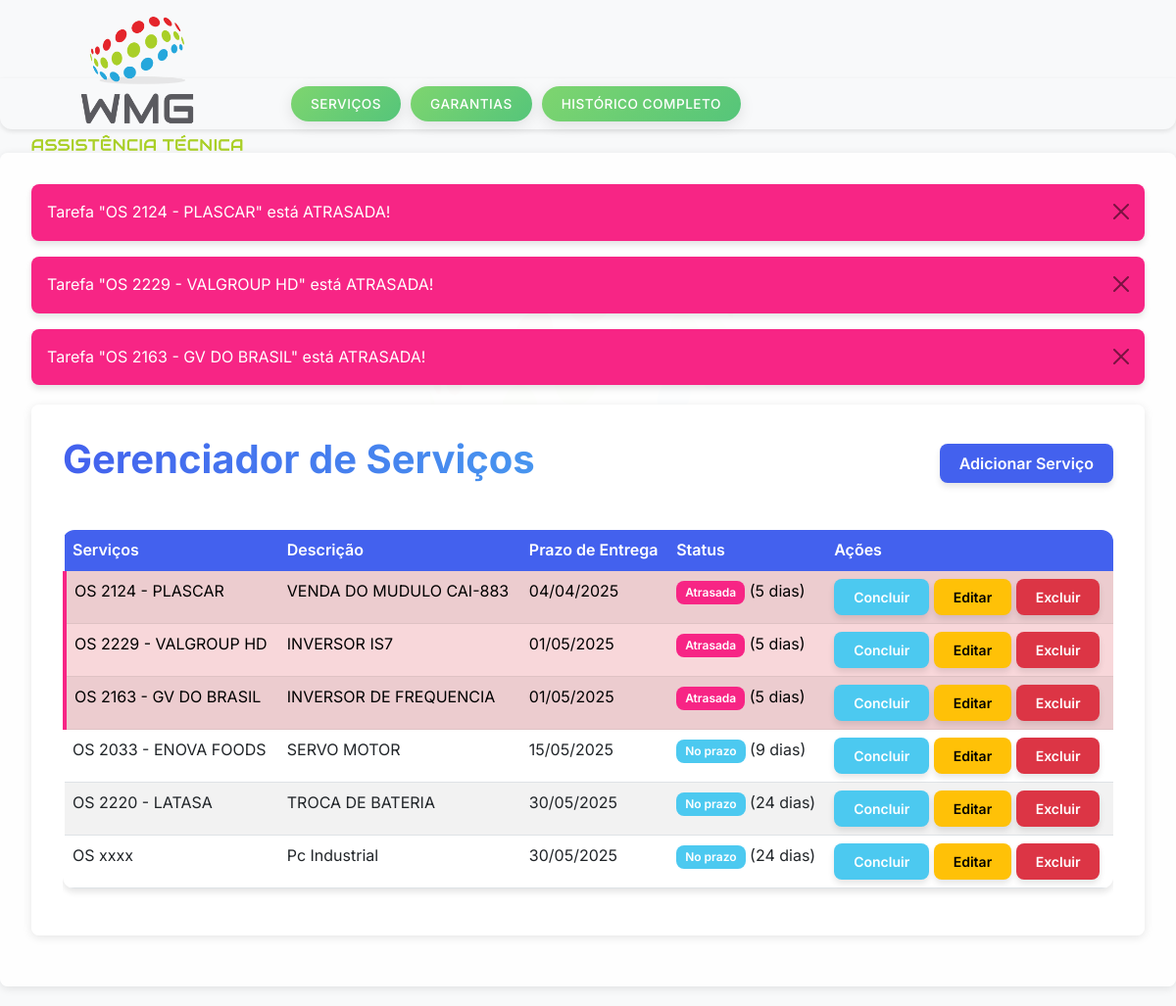
The page / on the database its author committed.
### gerenciador_tarefa/models.py (models this page shows, shortened)
class Tarefa(db.Model):
    id = db.Column(db.Integer, primary_key=True, autoincrement=True)
    nome = db.Column(db.String(100), nullable=False)
    descricao = db.Column(db.Text)
    data_criacao = db.Column(db.DateTime, default=datetime.utcnow)
    data_entrega = db.Column(db.DateTime, nullable=False)
    data_conclusao = db.Column(db.DateTime)
    concluida = db.Column(db.Boolean, default=False)
    def verificar_prazo(self):
        hoje = datetime.utcnow()  # Obtém a data e hora atual
        if self.concluida:
            return "concluída"  # Se já foi concluída
        elif self.data_entrega < hoje:
            return "atrasada"  # Se a data de entrega já passou
        elif (self.data_entrega - hoje) <= timedelta(days=3):
            return "proximo"  # Se faltam 3 dias ou menos
        else:
            return "normal"  # Caso contrário, está dentro do prazo
    def dias_para_entrega(self):
        if self.concluida:
            return (self.data_conclusao - self.data_criacao).days  # Diferença entre criação e conclusão
        elif self.data_entrega < datetime.utcnow():
            return (datetime.utcnow() - self.data_criacao).days  # Tarefa em atraso
        else:
            return (self.data_entrega - datetime.utcnow()).days  # Dias restantes até a entrega

### gerenciador_tarefa/app.py (the view)
@app.route('/')
def index():
    tarefas = Tarefa.query.filter_by(concluida=False).order_by(Tarefa.data_entrega).all()
    hoje = datetime.utcnow()
    for tarefa in tarefas:
        if hasattr(tarefa, 'verificar_prazo'):
            status = tarefa.verificar_prazo()
            if status == "atrasada":
                flash(f'Tarefa "{tarefa.nome}" está ATRASADA!', 'danger')
            elif status == "proximo":
                flash(f'Tarefa "{tarefa.nome}" está com prazo próximo (2 dias ou menos)', 'warning')
    return render_template('index.html', tarefas=tarefas, hoje=hoje)

### gerenciador_tarefa/templates/index.html (shortened to what this page needs)
{% extends "base.html" %}
{% block content %}
<div class="container">
    <div class="d-flex justify-content-between align-items-center mb-4">
        <h1 class="mb-4">Gerenciador de Serviços</h1>
        <a href="{{ url_for('adicionar_tarefa') }}" class="btn btn-primary mb-3">Adicionar Serviço</a>
    </div>
<div class="table-responsive">
    <table class="table table-striped">
        <thead>
            <tr>
                <th>Serviços</th>
                <th>Descrição</th>
                <th>Prazo de Entrega</th>
                <th>Status</th>
                <th>Ações</th>
            </tr>
        </thead>
        <tbody>
            {% for tarefa in tarefas %}
            <tr class="{% if tarefa.verificar_prazo() == 'atrasada' %}table-danger
                       {% elif tarefa.verificar_prazo() == 'proximo' %}table-warning{% endif %}">
                <td>{{ tarefa.nome }}</td>
                <td>{{ tarefa.descricao }}</td>
                <td>{{ tarefa.data_entrega.strftime('%d/%m/%Y') }}</td>
                <td>
                    {% if tarefa.verificar_prazo() == 'atrasada' %}
                        <span class="badge bg-danger">Atrasada</span>
                    {% elif tarefa.verificar_prazo() == 'proximo' %}
                        <span class="badge bg-warning text-dark">Prazo próximo</span>
                    {% else %}
                        <span class="badge bg-success">No prazo</span>
                    {% endif %}
                    ({{ tarefa.dias_para_entrega() }} dias)
                </td>
                <td>
                    <a href="{{ url_for('concluir_tarefa', tarefa_id=tarefa.id) }}" class="btn btn-sm btn-success">
                        Concluir
                    </a>
                    <a href="{{ url_for('editar_tarefa', tarefa_id=tarefa.id) }}" class="btn btn-sm btn-warning">
                        Editar
                    </a>
                    <form method="POST" action="{{ url_for('excluir_tarefa', id=tarefa.id) }}" onsubmit="return confirm('Deseja realmente excluir esta tarefa?');" style="display: inline;">
                        <button type="submit" class="btn btn-sm btn-danger">Excluir</button>
                </td>
            </tr>
            {% endfor %}
        </tbody>
    </table>
</div>
{% endblock %}

### gerenciador_tarefa/static/css/style.css (style rules this page uses)
:root { --primary-color: #4361ee; --secondary-color: #3f37c9; --accent-color: #4895ef; --danger-color: #f72585; --warning-color: #f8961e; --success-color: #4cc9f0; --light-color: #f8f9fa; --dark-color: #212529; --gray-color: #6c757d; --bg-color: #f8f9fa; --card-bg: #ffffff; --shadow: 0 4px 6px rgba(0, 0, 0, 0.1); --transition: all 0.3s ease; }
body { font-family: 'Segoe UI', Tahoma, Geneva, Verdana, sans-serif; background-color: var(--bg-color); color: var(--dark-color); line-height: 1.6; }
.container { max-width: 1200px; padding: 2rem; }
h1, h2, h3 { font-weight: 700; color: var(--dark-color); margin-bottom: 1.5rem; }
h1 { font-size: 2.5rem; background: linear-gradient(90deg, var(--primary-color), var(--accent-color)); -webkit-background-clip: text; background-clip: text; color: transparent; display: inline-block; }
.btn { border-radius: 8px; padding: 0.5rem 1.25rem; font-weight: 600; transition: var(--transition); border: none; box-shadow: var(--shadow); }
.btn-primary { background-color: var(--primary-color); }
.btn-success { background-color: var(--success-color); }
.table { border-radius: 12px; overflow: hidden; box-shadow: var(--shadow); }
.table thead th { background-color: var(--primary-color); color: white; font-weight: 600; border: none; }
.table tbody tr { transition: var(--transition); }
.badge { padding: 0.5em 0.75em; border-radius: 8px; font-weight: 600; }
.bg-danger { background-color: var(--danger-color) !important; }
.bg-success { background-color: var(--success-color) !important; }
.table-danger { background-color: rgba(247, 37, 133, 0.1) !important; border-left: 4px solid var(--danger-color); }
.card, .table { animation: fadeIn 0.5s ease-out forwards; }

### rows shown on the page
Tarefa: nome "OS 2124 - PLASCAR", descricao "VENDA DO MUDULO CAI-883", data_entrega "04/04/2025", shows "Atrasada", dias_para_entrega "5"
Tarefa: nome "OS 2229 - VALGROUP HD", descricao "INVERSOR IS7", data_entrega "01/05/2025", shows "Atrasada", dias_para_entrega "5"
Tarefa: nome "OS 2163 - GV DO BRASIL", descricao "INVERSOR DE FREQUENCIA", data_entrega "01/05/2025", shows "Atrasada", dias_para_entrega "5"
Tarefa: nome "OS 2033 - ENOVA FOODS", descricao "SERVO MOTOR", data_entrega "15/05/2025", shows "No prazo", dias_para_entrega "9"
Tarefa: nome "OS 2220 - LATASA", descricao "TROCA DE BATERIA", data_entrega "30/05/2025", shows "No prazo", dias_para_entrega "24"
Tarefa: nome "OS xxxx", descricao "Pc Industrial", data_entrega "30/05/2025", shows "No prazo", dias_para_entrega "24"

### other values the page prints
{{ message }} "Tarefa \"OS 2124 - PLASCAR\" está ATRASADA!" "Tarefa \"OS 2229 - VALGROUP HD\" está ATRASADA!" "Tarefa \"OS 2163 - GV DO BRASIL\" está ATRASADA!"
